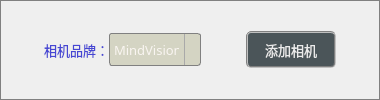
          <widget class="QFrame" name="frame">
           <property name="sizePolicy">
            <sizepolicy hsizetype="Preferred" vsizetype="Preferred">
             <horstretch>0</horstretch>
             <verstretch>0</verstretch>
            </sizepolicy>
           </property>
           <property name="maximumSize">
            <size>
             <width>16777215</width>
             <height>16777215</height>
            </size>
           </property>
           <property name="styleSheet">
            <string notr="true">border: 1px solid gray;</string>
           </property>
           <property name="frameShape">
            <enum>QFrame::StyledPanel</enum>
           </property>
           <property name="frameShadow">
            <enum>QFrame::Raised</enum>
           </property>
           <layout class="QHBoxLayout" name="horizontalLayout_5">
            <property name="spacing">
             <number>0</number>
            </property>
            <property name="leftMargin">
             <number>3</number>
            </property>
            <property name="topMargin">
             <number>3</number>
            </property>
            <property name="rightMargin">
             <number>3</number>
            </property>
            <property name="bottomMargin">
             <number>3</number>
            </property>
            <item>
             <spacer name="horizontalSpacer">
              <property name="orientation">
               <enum>Qt::Horizontal</enum>
              </property>
              <property name="sizeHint" stdset="0">
               <size>
                <width>40</width>
                <height>10</height>
               </size>
              </property>
             </spacer>
            </item>
            <item>
             <widget class="QLabel" name="label">
              <property name="font">
               <font>
                <family>微软雅黑</family>
                <pointsize>10</pointsize>
               </font>
              </property>
              <property name="styleSheet">
               <string notr="true">color: rgba(0, 0, 200,180);
border:none;</string>
              </property>
              <property name="text">
               <string>相机品牌：</string>
              </property>
             </widget>
            </item>
            <item>
             <widget class="QComboBox" name="comboCamera">
              <property name="sizePolicy">
               <sizepolicy hsizetype="Fixed" vsizetype="Fixed">
                <horstretch>0</horstretch>
                <verstretch>0</verstretch>
               </sizepolicy>
              </property>
              <property name="minimumSize">
               <size>
                <width>92</width>
                <height>33</height>
               </size>
              </property>
              <property name="maximumSize">
               <size>
                <width>16777215</width>
                <height>33</height>
               </size>
              </property>
              <property name="font">
               <font>
                <family>微软雅黑</family>
                <pointsize>10</pointsize>
               </font>
              </property>
              <property name="styleSheet">
               <string notr="true">QComboBox {
    border: 1px solid gray;
    border-radius: 3px;  
    min-width: 7.5em;
    color: rgb(249, 245, 241);
	background-color: rgba(170, 170, 127,100);
}
QComboBox::drop-down {
    subcontrol-origin: padding;
    subcontrol-position: top right;
    width: 15px; 
    border-left-width: 1px;
    border-left-color: darkgray;
    border-left-style: solid;
    border-top-right-radius: 3px;
    border-bottom-right-radius: 3px;
}

QComboBox::down-arrow {
    image: url(:/res/ico/down_2.png);
} 
QComboBox::down-arrow:on {
    top: 1px;
    left: 1px;
}</string>
              </property>
              <item>
               <property name="text">
                <string>MindVision</string>
               </property>
              </item>
              <item>
               <property name="text">
                <string>HIKVision</string>
               </property>
              </item>
              <item>
               <property name="text">
                <string>USBCamera</string>
               </property>
              </item>
             </widget>
            </item>
            <item>
             <spacer name="horizontalSpacer_7">
              <property name="orientation">
               <enum>Qt::Horizontal</enum>
              </property>
              <property name="sizeType">
               <enum>QSizePolicy::Fixed</enum>
              </property>
              <property name="sizeHint" stdset="0">
               <size>
                <width>45</width>
                <height>20</height>
               </size>
              </property>
             </spacer>
            </item>
            <item>
             <widget class="QPushButton" name="btnAddCamera">
              <property name="minimumSize">
               <size>
                <width>90</width>
                <height>37</height>
               </size>
              </property>
              <property name="font">
               <font>
                <family>微软雅黑</family>
                <pointsize>10</pointsize>
               </font>
              </property>
              <property name="styleSheet">
               <string notr="true">QWidget{ background-color: rgba(29, 42, 47, 200);}
QWidget{ color: rgb(235, 235, 235);}
QWidget{ border: 2px groove gray;border-radius: 5px;padding: 2px 4px;}
QPushButton:hover{ background-color: rgb(29, 62, 52);}
QPushButton:pressed{background-color: rgb(29, 82, 72);}</string>
              </property>
              <property name="text">
               <string>添加相机</string>
              </property>
             </widget>
            </item>
            <item>
             <spacer name="horizontalSpacer_2">
              <property name="orientation">
               <enum>Qt::Horizontal</enum>
              </property>
              <property name="sizeHint" stdset="0">
               <size>
                <width>40</width>
                <height>10</height>
               </size>
              </property>
             </spacer>
            </item>
           </layout>
          </widget>
